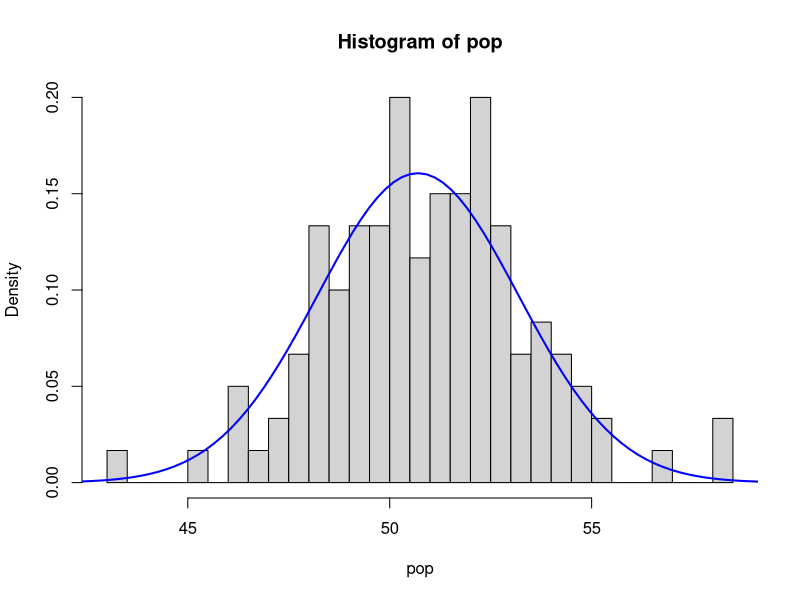

This chart was generated by the following R code: (Note: this script raises an error after producing the figure.)
# generate estimate for Placebo population using Placebo sample
# kcg 2020-02-27

Placebo = c(54,51,58,44,55,52,42,47,58,46)

# estimate the population variance: sigma^2 = df * s^2 / chisq_est(0.5,9)
chisq_est = qchisq(0.5, length(Placebo)-1)
chisq_est  # 8.342

pop_sd_est = sqrt( (length(Placebo)-1)*sd(Placebo) / chisq_est )
pop_sd_est  # 2.4839

# simulate a population using the estimated population mean and sd
pop_mean_est = mean(Placebo)
pop = rnorm(120,mean=pop_mean_est,sd=pop_sd_est)

hist(pop, breaks=24, freq=FALSE)
xfit = seq(40,60,length=100)
yfit = dnorm(xfit,mean=pop_mean_est,sd=pop_sd_est)
lines(xfit,yfit,col="blue",lwd = 2)

# check sample
mean(pop)
sd(pop)


write.table(pop,file="placebo_pop.csv",
            row.names = FALSE, col.names = FALSE, quote = FALSE)

#####################

placebo_pop = read.table("placebo_pop.csv")
placebo_pop = placebo_pop[,1]
hist(placebo_pop, breaks=20, freq=FALSE)
xfit = seq(40,60,length=100)
yfit = dnorm(xfit,mean=mean(placebo_pop),sd=sd(placebo_pop))
lines(xfit,yfit,col="blue",lwd = 2)
